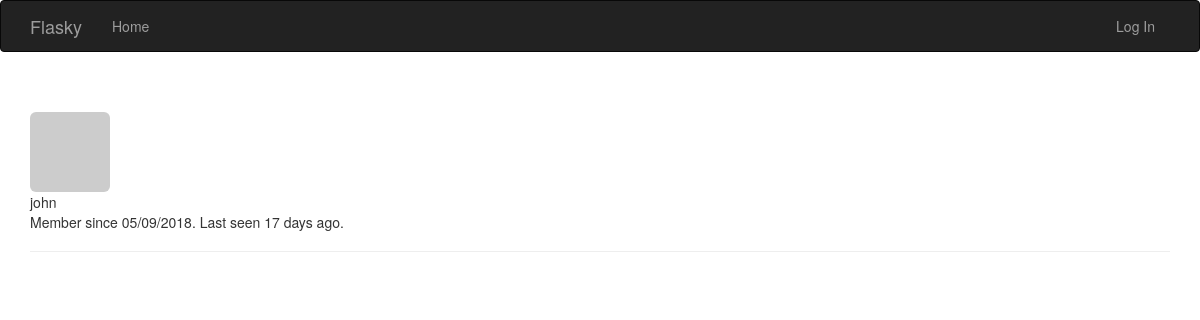
/user/john, run on the app's committed database.
### app/models.py (models this page shows, shortened)
class User(UserMixin, db.Model):
    __tablename__ = 'users'
    id = db.Column(db.Integer, primary_key=True)
    email = db.Column(db.String(64), unique=True, index=True)
    username = db.Column(db.String(64), unique=True, index=True)
    role_id = db.Column(db.Integer, db.ForeignKey('roles.id'))
    test_column = db.Column(db.Integer, unique=True, index=True)
    password_hash = db.Column(db.String(128))
    confirmed = db.Column(db.Boolean, default=False)
    name = db.Column(db.String(64))
    location = db.Column(db.String(64))
    about_me = db.Column(db.Text())
    member_since = db.Column(db.DateTime(), default=datetime.utcnow)
    last_seen = db.Column(db.DateTime(), default=datetime.utcnow)
    avatar_hash = db.Column(db.String(32))
    comments = db.relationship('Comment', backref='author', lazy='dynamic')
    @property
    def password(self):
        raise AttributeError('password is not a readable attribute')
    def gravatar(self, size=50, default='identicon', rating='g'):
        url = 'https://secure.gravatar.com/avatar'
        hash = self.avatar_hash or self.gravatar_hash()
        return '{url}/{hash}?s={size}&d={default}&r={rating}'.format(
            url=url, hash=hash, size=size, default=default, rating=rating)

### app/main/views.py (the view)
@main.route('/user/<username>')
def user(username):
    user = User.query.filter_by(username=username).first_or_404()
    return render_template('user.html', user=user)

### app/auth/views.py (called while the page is built)
@auth.before_app_request
def before_request():
	if current_user.is_authenticated:
		current_user.ping()
		if not current_user.confirmed\
			and request.endpoint \
			and request.blueprint != 'auth' \
			and request.endpoint != 'static':
			return redirect(url_for('auth.unconfirmed'))

### app/main/__init__.py (called while the page is built)
@main.app_context_processor
def imject_permissions():
	return dict(Permission=Permission)

### app/models.py (called while the page is built)
    def is_administrator(self):
        return False

### app/templates/user.html (shortened to what this page needs)
{% extends "base.html" %}
{% block page_content %}
<div class="page-header">
    <img class="img-rounded profile-thumbnail" src="{{user.gravatar(size=256) }}">
    <div class="profile-header"
        <h5>{{user.username}}</h5>
        <p>Member since {{moment(user.member_since).format('L') }}. Last seen {{moment(user.last_seen).fromNow() }}.</p>
    </div>
</div>
{% endblock %}

### data on the page
User: username "john", member_since "05/09/2018", last_seen "17 days ago"
